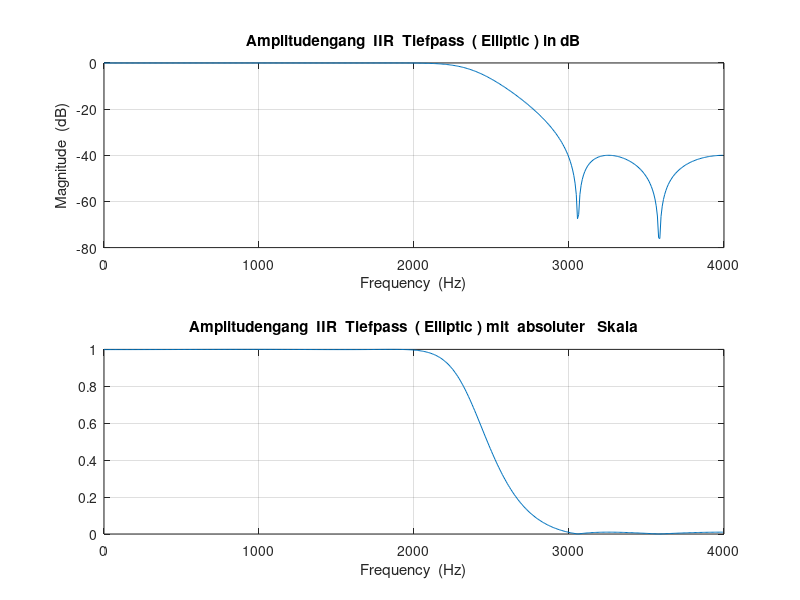
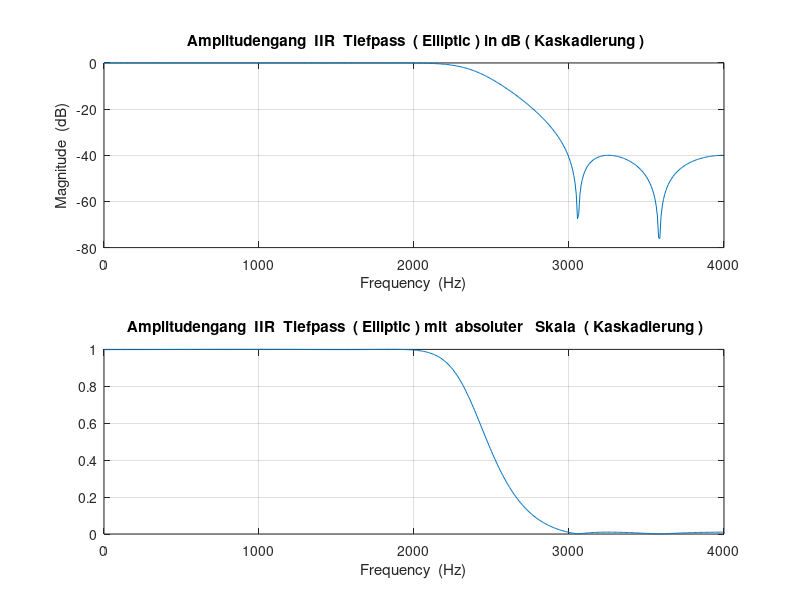
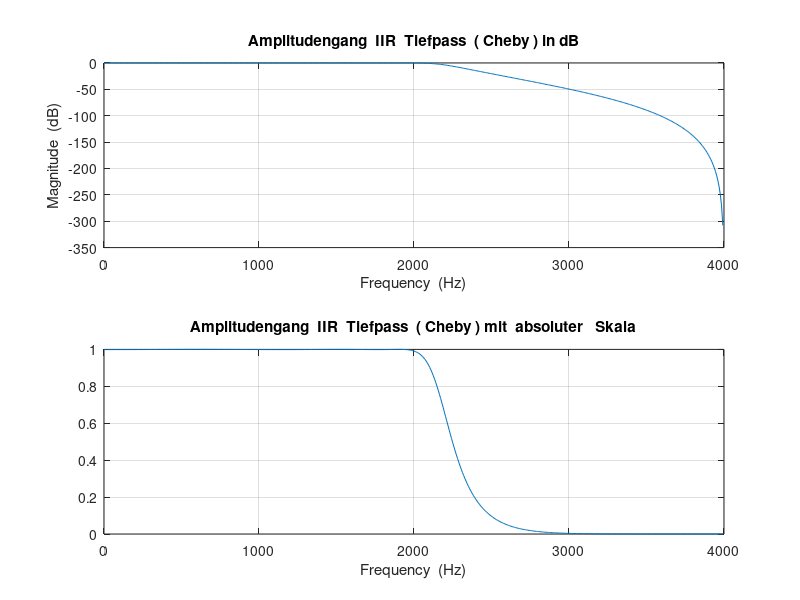
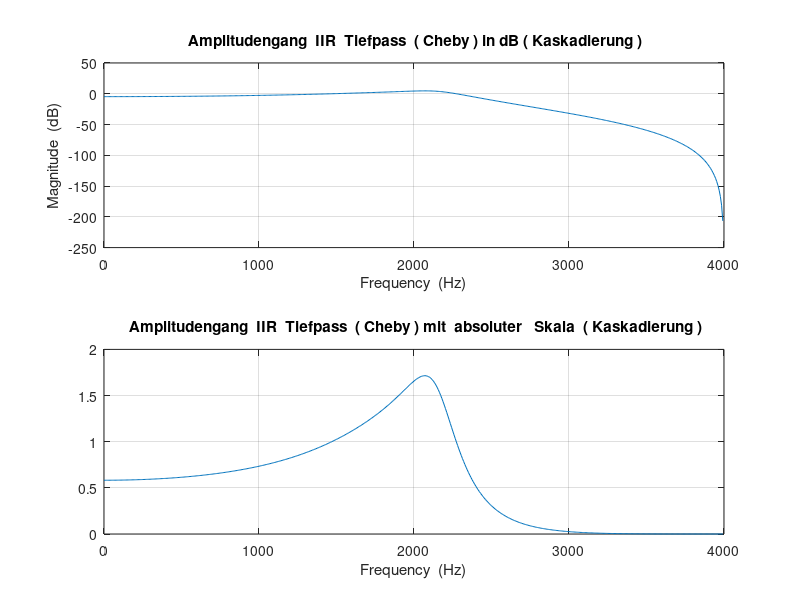

Source code (MATLAB) for these figures, in order: (Note: this script raises an error after producing the figures.)
clear all
clc

%% DVP4 Filterentwurf IIR
% Filter Parameter

Fs = 8000;              % Sample frequency [Hz]
fg_passband = 1950;     % Passband corner frequency [Hz]
fg_stopband = 3000;     % Stopband corner frequency [Hz]

Wp = fg_passband/(Fs/2);% Passband corner frequency normalized to 1/2 sample frequency
Ws = fg_stopband/(Fs/2);% Stopband corner frequency normalized to 1/2 sample frequency
Rs = 40;                % Stopband attenuation [db]
Rp = 0.01;              % Passband ripple [db]


%% IIR LP-Filterentwurf: ellipord & ellip

% ellipord calculates the minimum order of a digital or analog elliptic filter 
% required to meet a set of filter design specifications.
% n -> returns the lowest order
% Wp -> Cutoff frequencies
[n_ellipord_LP, Wp_ellipord_LP] = ellipord(Wp, Ws, Rp, Rs); 

% Returns the transfer function coefficients of an nth-order lowpass digital elliptic filter 
% with normalized passband edge frequency Wp
[b_ellip_LP, a_ellip_LP] = ellip(n_ellipord_LP, Rp, Rs, Wp_ellipord_LP);

% Convert digital filter transfer function data to second-order sections form
% sos -> matrix with second-order section
% g -> gain factor
[sos_ellip_LP, g_ellip_LP] = tf2sos(b_ellip_LP, a_ellip_LP);

% Amplitudengang
[amp_ellip_LP , freq_ellip_LP ] = freqz(b_ellip_LP, a_ellip_LP, 512, Fs);
figure (1);
subplot (211);
plot (freq_ellip_LP ,(20* log10 (abs(amp_ellip_LP ))));
grid on;
title (' Amplitudengang  IIR  Tiefpass  ( Elliptic ) in dB ');
xlabel ('Frequency  (Hz)');
ylabel ('Magnitude  (dB)');
subplot (212);
plot (freq_ellip_LP ,abs(amp_ellip_LP ));
grid on;
title (' Amplitudengang  IIR  Tiefpass  ( Elliptic ) mit  absoluter   Skala ');
xlabel ('Frequency  (Hz)');

% IIR Filter with stages, scatter gain factor over the stages
% column -> spalte, row -> zeile
[ sos_ellip_LP_column , sos_ellip_LP_row ] = size(sos_ellip_LP);
% calculate the iir filter order
sos_ellip_LP_order = sos_ellip_LP_column;

% scatter the gain factor over the stages
% n-square of the factor, n=stages / nthroot->n-square
% Transponierte Direktstruktur II <- g scatter only over coeff b
for(k=1: sos_ellip_LP_column)
    for(m=1: (sos_ellip_LP_row/2))
        sos_ellip_LP(k,m)= sos_ellip_LP(k,m)* nthroot (g_ellip_LP, sos_ellip_LP_order );
    end
end

b_sos_ellip_LP = sos_ellip_LP (:,1:3);
a_sos_ellip_LP = sos_ellip_LP (:,4:6);

[amp_ellip1_LP , freq_ellip1_LP] = freqz(b_sos_ellip_LP(1,:) ,[a_sos_ellip_LP(1,1) a_sos_ellip_LP(1,2:3)], 512, Fs);
[amp_ellip2_LP , freq_ellip2_LP] = freqz(b_sos_ellip_LP(2,:) ,[a_sos_ellip_LP(2,1) a_sos_ellip_LP(2,2:3)], 512, Fs);

figure(2);
subplot(211);
plot(freq_ellip1_LP ,( 20* log10 (abs( amp_ellip1_LP )) + 20* log10 (abs( amp_ellip2_LP )) ) );
grid on;
title (' Amplitudengang  IIR  Tiefpass  ( Elliptic ) in dB ( Kaskadierung )');
xlabel ('Frequency  (Hz)');
ylabel ('Magnitude  (dB)');
subplot (2 ,1 ,2);
plot (freq_ellip1_LP ,abs( amp_ellip1_LP .* amp_ellip2_LP ));
grid on;
title (' Amplitudengang  IIR  Tiefpass  ( Elliptic ) mit  absoluter   Skala  ( Kaskadierung )');
xlabel ('Frequency  (Hz)');

%% Koeffizienten Ausgabe Ellip LP

% create header file IIR_LP_ellip_cheby1.h
% assumption: IIR filter coefficients are stored in num_IIR, den_IIR and that
% the filter has a degree of N_IIR_LP
filnam = fopen('IIR_ellip_LP.h', 'w'); % generate include-file
fprintf(filnam,'#define N_IIR_ELLIP_LP %d\n', sos_ellip_LP_row/2);
fprintf(filnam,'#define ORDER_ELLIP_LP %d\n', (sos_ellip_LP_order));
fprintf(filnam,'#define VALUE %d\n', (sos_ellip_LP_row/2));
fprintf(filnam,'\n');
fprintf(filnam,'short B_ELLIP_LP[N_IIR__ELLIP_LP][VALUE]= {\n');
for i=1 : (sos_ellip_LP_column)
    fprintf(filnam, '{');
    for j=1 : (sos_ellip_LP_row/2)
        fprintf(filnam,' %6.0d', round(b_sos_ellip_LP(i,j)*32768) );
        if j < (sos_ellip_LP_row/2)
            fprintf(filnam, ',');
        end
        j = j + 1;
    end
    if (i<sos_ellip_LP_column)
        fprintf(filnam, '},\n');
    end
    j=0;
end

fprintf(filnam,'}};\n');
fprintf(filnam,'short A_ELLIP_LP[N_IIR__ELLIP_LP][VALUE]= {\n');
for i=1 : (sos_ellip_LP_column)
    fprintf(filnam, '{');
    for j=1 : (sos_ellip_LP_row/2)
        fprintf(filnam,' %6.0d', round(a_sos_ellip_LP(i,j)*32768) );
        if j < (sos_ellip_LP_row/2)
            fprintf(filnam, ',');
        end
        j = j + 1;
    end
    if (i<sos_ellip_LP_column)
        fprintf(filnam, '},\n');
    end
    j=0;
end
fprintf(filnam,'}};\n');
fclose(filnam); 


%% IIR LP-Filterentwurf: cheb1ord & cheby1

% cheb1ord calculates the minimum order of a digital or analog Chebyshev Type I filter 
% required to meet a set of filter design specifications.
% n -> returns the lowest order
% Wp -> Cutoff frequencies
[n_cheb1ord_LP, Wp_cheb1ord_LP] = cheb1ord(Wp, Ws, Rp, Rs);

% Returns the transfer function coefficients of an nth-order lowpass digital Chebyshev Type I filter 
% with normalized passband edge frequency Wp and Rp decibels of peak-to-peak passband ripple.
[b_cheby1_LP, a_cheby1_LP] = cheby1(n_cheb1ord_LP, Rp, Wp_cheb1ord_LP);

% Convert digital filter transfer function data to second-order sections form
% sos -> matrix with second-order section
% g -> gain factor
[sos_cheby1_LP, g_cheby1_LP] = tf2sos(b_cheby1_LP, a_cheby1_LP);


% Amplitudengang
[amp_cheby_LP , freq_cheby_LP ] = freqz(b_cheby1_LP, a_cheby1_LP, 512, Fs);
figure (3);
subplot (211);
plot (freq_cheby_LP ,(20* log10 (abs(amp_cheby_LP ))));
grid on;
title (' Amplitudengang  IIR  Tiefpass  ( Cheby ) in dB ');
xlabel ('Frequency  (Hz)');
ylabel ('Magnitude  (dB)');
subplot (212);
plot (freq_cheby_LP ,abs(amp_cheby_LP ));
grid on;
title (' Amplitudengang  IIR  Tiefpass  ( Cheby ) mit  absoluter   Skala ');
xlabel ('Frequency  (Hz)');

% IIR Filter with stages, scatter gain factor over the stages
% column -> spalte, row -> zeile
[ sos_cheby1_LP_column , sos_cheby1_LP_row ] = size(sos_cheby1_LP);
% calculate the iir filter order
sos_cheby1_LP_order = sos_cheby1_LP_column;

% scatter the gain factor over the stages
% n-square of the factor, n=stages / nthroot->n-square
% Transponierte Direktstruktur II <- g scatter only over coeff b
for(k=1: sos_cheby1_LP_column)
    for(m=1: (sos_cheby1_LP_row/2))
        sos_cheby1_LP(k,m)= sos_cheby1_LP(k,m)* nthroot (g_cheby1_LP, sos_cheby1_LP_order ); % 
    end
end

b_sos_cheby1_LP = sos_cheby1_LP (:,1:3);
a_sos_cheby1_LP = sos_cheby1_LP (:,4:6);

[amp_cheby11_LP , f_cheby11_LP] = freqz(b_sos_cheby1_LP(1,:) ,[a_sos_cheby1_LP(1,1) a_sos_cheby1_LP(1,2:3)], 512, Fs);
[amp_cheby12_LP , f_cheby12_LP] = freqz(b_sos_cheby1_LP(2,:) ,[a_sos_cheby1_LP(2,1) a_sos_cheby1_LP(2,2:3)], 512, Fs);

figure(4);
subplot(211);
plot(f_cheby11_LP ,( 20* log10 (abs( amp_cheby11_LP )) + 20* log10 (abs( amp_cheby12_LP )) ) );
grid on;
title (' Amplitudengang  IIR  Tiefpass  ( Cheby ) in dB ( Kaskadierung )');
xlabel ('Frequency  (Hz)');
ylabel ('Magnitude  (dB)');
subplot (2 ,1 ,2);
plot (f_cheby12_LP ,abs( amp_cheby11_LP .* amp_cheby12_LP ));
grid on;
title (' Amplitudengang  IIR  Tiefpass  ( Cheby ) mit  absoluter   Skala  ( Kaskadierung )');
xlabel ('Frequency  (Hz)');

%% Koeffizienten Ausgabe Cheby1

% create header file IIR_LP_ellip_cheby1.h
% assumption: IIR filter coefficients are stored in num_IIR, den_IIR and that
% the filter has a degree of N_IIR_LP
filnam = fopen('IIR_cheby1_LP.h', 'w'); % generate include-file
fprintf(filnam,'#define N_IIR_CHEBY1_LP %d\n', sos_cheby1_LP_row/2);
fprintf(filnam,'#define ORDER_CHEBY1_LP %d\n', (sos_cheby1_LP_order));
fprintf(filnam,'#define VALUE %d\n', (sos_cheby1_LP_row/2));
fprintf(filnam,'\n');
fprintf(filnam,'short B_CHEBY_LP[N_IIR__ELLIP_LP][VALUE]= {\n');
for i=1 : (sos_cheby1_LP_column)
    fprintf(filnam, '{');
    for j=1 : (sos_cheby1_LP_row/2)
        fprintf(filnam,' %6.0d', round(b_sos_cheby1_LP(i,j)*32768) );
        if j < (sos_cheby1_LP_row/2)
            fprintf(filnam, ',');
        end
        j = j + 1;
    end
    if (i<sos_cheby1_LP_column)
        fprintf(filnam, '},\n');
    end
    j=0;
end

fprintf(filnam,'}};\n');
fprintf(filnam,'short A_CHEBY_LP[N_IIR__ELLIP_LP][VALUE]= {\n');
for i=1 : (sos_cheby1_LP_column)
    fprintf(filnam, '{');
    for j=1 : (sos_cheby1_LP_row/2)
        fprintf(filnam,' %6.0d', round(a_sos_cheby1_LP(i,j)*32768) );
        if j < (sos_cheby1_LP_row/2)
            fprintf(filnam, ',');
        end
        j = j + 1;
    end
    if (i<sos_cheby1_LP_column)
        fprintf(filnam, '},\n');
    end
    j=0;
end
fprintf(filnam,'}};\n');
fclose(filnam); 




%% IIR HP-Filterentwurf: ellipord & ellip

Wp = 1950/( Fs /2); % passband corner frequency
Ws = 3000/( Fs /2); % stopband corner frequency

% ellipord calculates the minimum order of a digital or analog elliptic filter 
% required to meet a set of filter design specifications.
% n -> returns the lowest order
% Wp -> Cutoff frequencies
[n_ellipord_HP, Wp_ellipord_HP] = ellipord(Wp, Ws, Rp, Rs); 

% Returns the transfer function coefficients of an nth-order lowpass digital elliptic filter 
% with normalized passband edge frequency Wp
[b_ellip_HP, a_ellip_HP] = ellip(n_ellipord_HP, Rp, Rs, Wp_ellipord_HP, 'high');

% Convert digital filter transfer function data to second-order sections form
% sos -> matrix with second-order section
% g -> gain factor
[sos_ellip_HP, g_ellip_HP] = tf2sos(b_ellip_HP, a_ellip_HP);

% Amplitudengang
[amp_ellip_HP , freq_ellip_HP ] = freqz(b_ellip_HP, a_ellip_HP, 512, Fs);
figure (5);
subplot (211);
plot (freq_ellip_HP ,(20* log10 (abs(amp_ellip_HP ))));
grid on;
title (' Amplitudengang  IIR  Hochpass  ( Elliptic ) in dB ');
xlabel ('Frequency  (Hz)');
ylabel ('Magnitude  (dB)');
subplot (212);
plot (freq_ellip_HP ,abs(amp_ellip_HP ));
grid on;
title (' Amplitudengang  IIR  Hochpass  ( Elliptic ) mit  absoluter   Skala ');
xlabel ('Frequency  (Hz)');

% IIR Filter with stages, scatter gain factor over the stages
% column -> spalte, row -> zeile
[ sos_ellip_HP_column , sos_ellip_HP_row ] = size(sos_ellip_HP);
% calculate the iir filter order
sos_ellip_HP_order = (sos_ellip_HP_row/2)-1;

% scatter the gain factor over the stages
% n-square of the factor, n=stages / nthroot->n-square
% Transponierte Direktstruktur II <- g scatter only over coeff b
for(k=1: sos_ellip_HP_column)
    for(m=1: (sos_ellip_HP_row/2))
        sos_ellip_HP(k,m)= sos_ellip_HP(k,m)* nthroot (g_ellip_HP, sos_ellip_HP_order );
    end
end

b_sos_ellip_HP = sos_ellip_HP (:,1:3);
a_sos_ellip_HP = sos_ellip_HP (:,4:6);

[amp_ellip1_HP , f_ellip1_HP] = freqz(b_sos_ellip_HP(1,:) ,[a_sos_ellip_HP(1,1) a_sos_ellip_HP(1,2:3)], 512, Fs);
[amp_ellip2_HP , f_ellip2_HP] = freqz(b_sos_ellip_HP(2,:) ,[a_sos_ellip_HP(2,1) a_sos_ellip_HP(2,2:3)], 512, Fs);

figure(6);
subplot(211);
plot(f_ellip1_HP ,( 20* log10 (abs( amp_ellip1_HP )) + 20* log10 (abs( amp_ellip2_HP )) ) );
grid on;
title (' Amplitudengang  IIR  Hochpass  ( Elliptic ) in dB ( Kaskadierung )');
xlabel ('Frequency  (Hz)');
ylabel ('Magnitude  (dB)');
subplot (212);
plot (f_ellip1_HP ,abs( amp_ellip1_HP .* amp_ellip2_HP ));
grid on;
title (' Amplitudengang  IIR  Hochpass  ( Elliptic ) mit  absoluter   Skala  ( Kaskadierung )');
xlabel ('Frequency  (Hz)');

%% Koeffizienten Ausgabe Ellip HP

% create header file IIR_HP_ellip_cheby1.h
% assumption: IIR filter coefficients are stored in num_IIR, den_IIR and that
% the filter has a degree of N_IIR_LP
filnam = fopen('IIR_ellip_HP.h', 'w'); % generate include-file
fprintf(filnam,'#define N_IIR_ELLIP_HP %d\n', sos_ellip_HP_row/2);
fprintf(filnam,'#define ORDER_ELLIP_HP %d\n', (sos_ellip_HP_order));
fprintf(filnam,'#define VALUE %d\n', (sos_ellip_HP_row/2));
fprintf(filnam,'\n');
fprintf(filnam,'short B_ELLIP_HP[N_IIR__ELLIP_HP][VALUE]= {\n');
for i=1 : (sos_ellip_HP_column)
    fprintf(filnam, '{');
    for j=1 : (sos_ellip_HP_row/2)
        fprintf(filnam,' %6.0d', round(b_sos_ellip_HP(i,j)*32768) );
        if j < (sos_ellip_HP_row/2)
            fprintf(filnam, ',');
        end
        j = j + 1;
    end
    if (i<sos_ellip_HP_column)
        fprintf(filnam, '},\n');
    end
    j=0;
end

fprintf(filnam,'}};\n');
fprintf(filnam,'short A_ELLIP_HP[N_IIR__ELLIP_HP][VALUE]= {\n');
for i=1 : (sos_ellip_HP_column)
    fprintf(filnam, '{');
    for j=1 : (sos_ellip_HP_row/2)
        fprintf(filnam,' %6.0d', round(a_sos_ellip_HP(i,j)*32768) );
        if j < (sos_ellip_HP_row/2)
            fprintf(filnam, ',');
        end
        j = j + 1;
    end
    if (i<sos_ellip_HP_column)
        fprintf(filnam, '},\n');
    end
    j=0;
end
fprintf(filnam,'}};\n');
fclose(filnam); 

%% Zeit Simulation

Fs = 8000;
Ns = 256;
t =0:1/ Fs :(1/ Fs )*(Ns -1);
x_n = 0;
x_n = x_n + 0.2 * cos (2* pi* 500 *t);
x_n = x_n + 0.2 *cos (2* pi* 1250 *t);
x_n = x_n + 0.2 *cos (2* pi* 2000 *t);
x_n = x_n + 0.2 *cos (2* pi* 2500 *t);
x_n = x_n + 0.2 *cos (2* pi* 3500 *t);
% convert H(z) to equivalent second - order section representation
% [sos_sim ,g_sim] = tf2sos (b_ellip_HP,a_ellip_HP);
% % filter with cascaded filter
% y_n = x_n;
% for i=1: size (sos_sim ,1)
% y_n = filter (sos_sim(i ,1:3) , sos_sim(i ,4:6) , y_n );
% end
% y_n = y_n*g_sim;
% % original filter to compare with cascaded filter
%y_n2 = x_n;

y_n1 = filter (b_ellip_LP,a_ellip_LP, x_n );
y_n2 = filter (b_cheby1_LP ,a_cheby1_LP, x_n );
y_n3 = filter (b_ellip_HP,a_ellip_HP, x_n );

%%
figure (7);
% input signal
plot (t,x_n );
grid on;
title (' Eingangssignal x_n ');
xlabel ('Zeit  (s)');
%%
figure (8);
% filtered with ellip lp filter
plot (t, y_n1 );
grid on;
title ('Ausgangssignal ELLIP LP Kaskade');
xlabel ('Zeit  (s)');
%%
figure (9);
% filtered with cascade - filter
plot (t,y_n2 );
grid on;
title ('Ausgangssignal ECHEBY LP Kaskade');
xlabel ('Zeit  (s)');

%%
figure (10);
% filtered with cascade - filter
plot (t,y_n3 );
grid on;
title ('Ausgangssignal ELLIP HP Kaskade');
xlabel ('Zeit  (s)');

%%
figure (11);
% input spectrum
xfftmag =( abs(fft(x_n ,Ns ))); % Compute spectrum of input signal .
xfftmagh = xfftmag (1: length ( xfftmag )/2);
% Plot only the first half of FFT , since second half is mirror imag
f =[1:1: length( xfftmagh )]* fs/Ns; % Make freq array from 0 Hz to Fs /2 Hz.
plot (f, xfftmagh ); % Plot frequency spectrum of input signal
grid on;
title (' Eingangsspektrum ');
xlabel ('freq  (Hz)');
%%
figure (12);
% filtered with original filter
yfftmag =( abs(fft(y_n1 ,Ns )));
yfftmagh = yfftmag (1: length ( yfftmag )/2);
% Plot only the first half of FFT , since second half is mirror image
plot (f, yfftmagh ); % Plot frequency spectrum of input signal
grid on;
title (' Ausgangsspektrum   ELLIP LP Kaskadiert');
xlabel ('freq  (Hz)');
%%
figure (13);
% filtered with cascade - filter
yfftmag =( abs(fft(y_n2 ,Ns )));
yfftmagh = yfftmag (1: length ( yfftmag )/2);
% Plot only the first half of FFT , since second half is mirror image
plot (f, yfftmagh ); % Plot frequency spectrum of input signal
grid on;
title (' Ausgangsspektrum   CHEBY LP Kaskadiert');
xlabel ('freq  (Hz)');

%%
figure (13);
% filtered with cascade - filter
yfftmag =( abs(fft(y_n3 ,Ns )));
yfftmagh = yfftmag (1: length ( yfftmag )/2);
% Plot only the first half of FFT , since second half is mirror image
plot (f, yfftmagh ); % Plot frequency spectrum of input signal
grid on;
title (' Ausgangsspektrum   ELLIP HP Kaskadiert');
xlabel ('freq  (Hz)');